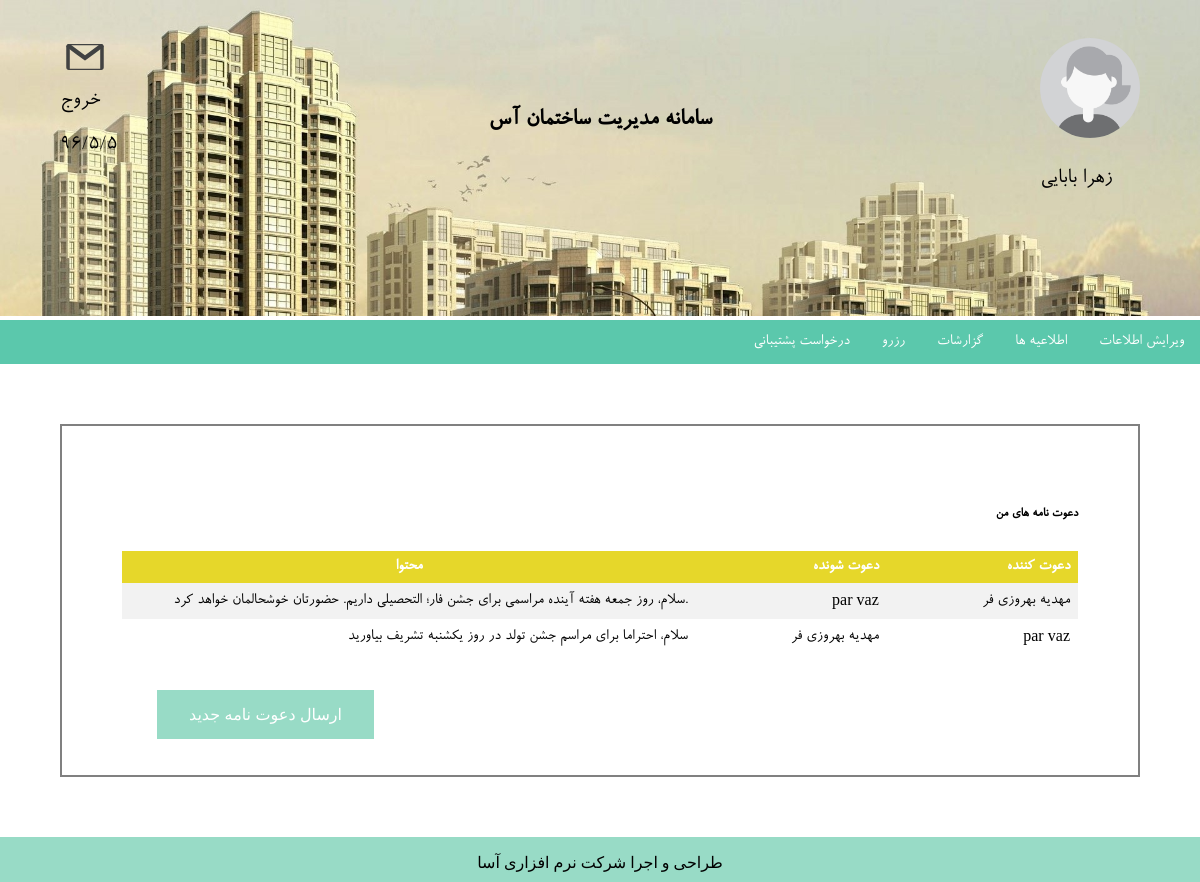
/manager/select_contact/ (signed in), run on an earlier commit of the app's database.
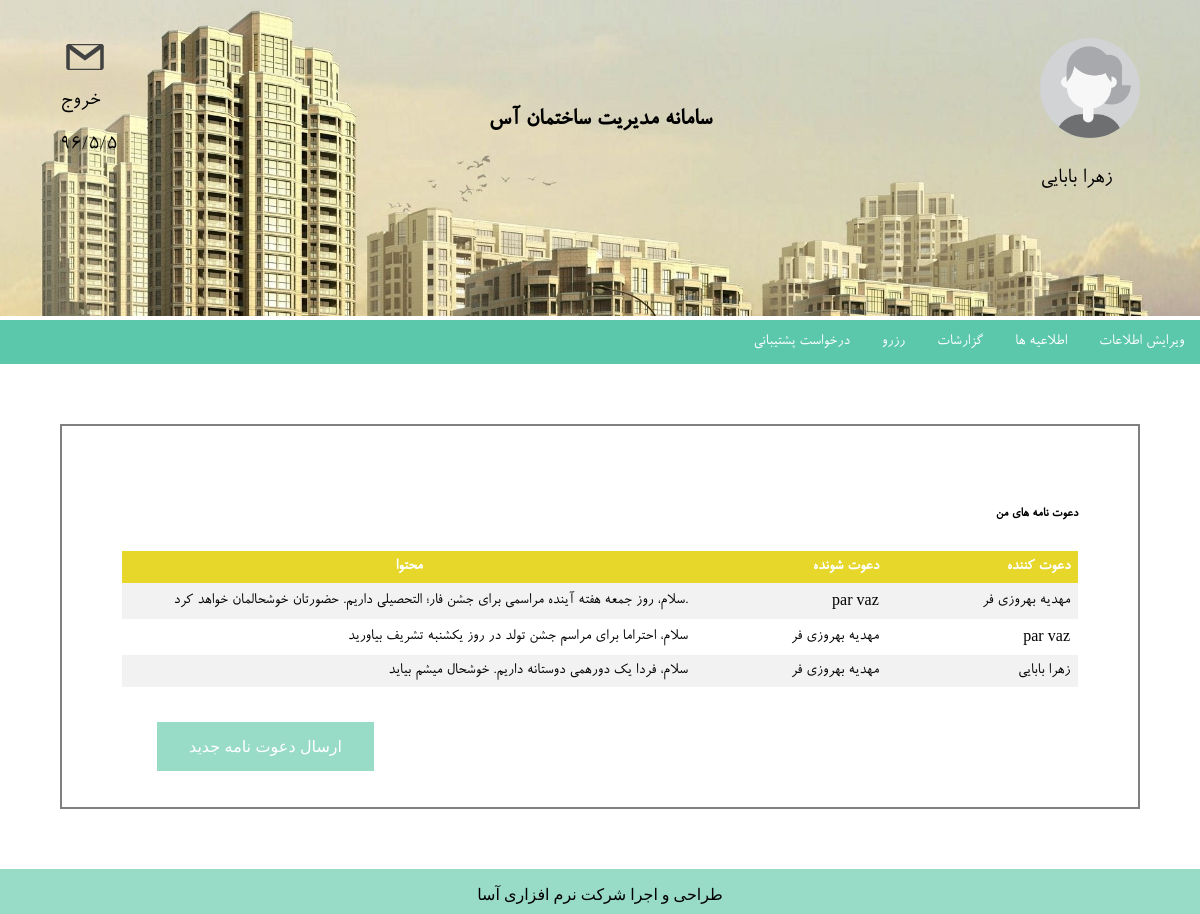
And on a later commit of the database.
### MyUser/models.py (models this page shows, shortened)
class Message(models.Model):
    text = models.CharField(max_length=1000)
    theme_type = models.IntegerField(choices=MESSAGE_THEME_TYPE)
    sender = models.ForeignKey(Member, related_name='sender')
    receiver = models.ForeignKey(Member, related_name='receiver')

class Member(models.Model):
    user = models.OneToOneField(User)
    phone_number = models.CharField(max_length=12)
    image = models.FileField(upload_to='static/images/profile_picture',
                              default='../static/images/user_profile_female.jpg')
    def __str__(self):
        return self.user.first_name +" "+ self.user.last_name

### Manager/views.py (the view)
@login_required
def select_contact(request):
    s = Member.objects.get(user=request.user)
    ms = Message.objects.filter(Q(sender=s) | Q(receiver=s))
    return render(request, 'manager/select_contact.html', {'messages': ms})

### Manager/templates/manager/select_contact.html (shortened to what this page needs)
{% extends 'manager/managerBase.html' %}
{% block css %}
    <link rel="stylesheet" type="text/css" href="../../../static/css/viewBillStyles.css"/>{% endblock %}
{% block content %}
<div class="main">
    <h5>دعوت نامه های من</h5>
    <table>
        <tr>
            <th style="width:60%; text-align:center;">محتوا</th>
            <th>دعوت شونده</th>
            <th>دعوت کننده</th>
        </tr>
        {% for m in messages %}
            <tr>
                <td>{{ m.text }}</td>
                <td>{{ m.receiver }}</td>
                <td>{{ m.sender }}</td>
            </tr>
        {% endfor %}
    </table>
    <button type="button" class="btn" onclick="window.location.href='{% url 'site:manager:message' %}' ">ارسال دعوت نامه
        جدید
    </button>
</div>
{% endblock %}

What changed in the data, as far as the page shows it:
added Message: text "سلام، فردا یک دورهمی دوستانه داریم. خوشحال میشم بیاید", receiver "مهدیه بهروزی فر", sender "زهرا بابایی"
